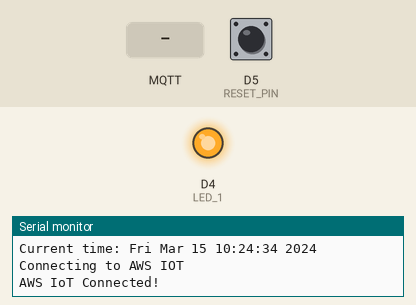
Bench run of a sketch on a simulated ESP8266 (NodeMCU). On the bench: output pins drawn as LEDs (lit = HIGH), the last lines printed to the serial monitor. Inputs (shaded band) come from the test bench; at power-on: D5 (RESET_PIN) HIGH. WiFi joins after 1.5 s; servers stay silent unless stated; the local clock reads 2024-03-15 10:24:30 at power-on unless the sketch sets it; no MQTT or app messages arrive unless stated; the modem accepts every AT command (registered, SIM ready, sends succeed) and sends nothing else; pins used as bus, display or sensor lines are not drawn. At 22.4 s the program restarts the board; the recording ends there.

Above: at 5.7 s.
5.8 s: D5 (RESET_PIN) pulled LOW for 1 s
At 6.9 s:
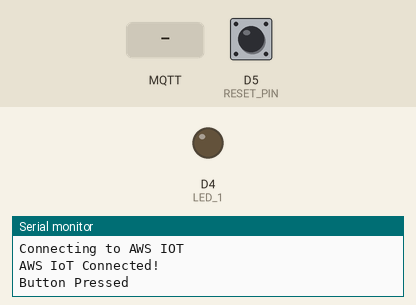
9.8 s: MQTT message "1" arrives on the first subscribed topic
12.8 s: MQTT message "on" arrives on the first subscribed topic
15.8 s: MQTT message "off" arrives on the first subscribed topic
18.8 s: D5 (RESET_PIN) driven LOW
Timing chart, 0 to 21.8 s (numbered marks = the images above; inputs shaded):
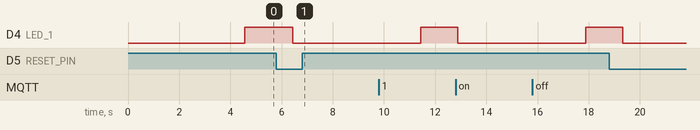

The sketch:

AWS_Iot.ino
```cpp
#include <ESP8266WiFi.h>
#include <WiFiClientSecure.h>
#include <PubSubClient.h>
#include <ArduinoJson.h>
#include <time.h>
#include "secrets.h"
#include <WiFiManager.h> // https://github.com/tzapu/WiFiManager
#include <SoftwareSerial.h>   // ESP Software Serial
#include <stdio.h>

unsigned long lastMillis = 0;
unsigned long previousMillis = 0;
const long interval = 5000;

#define AWS_IOT_PUBLISH_TOPIC   "esp8266/pub"
#define AWS_IOT_SUBSCRIBE_TOPIC "esp8266/sub"

WiFiClientSecure net;

BearSSL::X509List cert(cacert);
BearSSL::X509List client_crt(client_cert);
BearSSL::PrivateKey key(privkey);

PubSubClient client(net);

time_t now;
time_t nowish = 1510592825;

WiFiManager wifiManager; // WiFiManager object

StaticJsonDocument<400> mqqt_json;

#define RE        16  //D0      //MAX485 Receiver Enable pin
#define DE        5   //D1      //MAX485 Output Driver Enable pin
#define RX        4   //D2
#define TX        0   //D3

#define UInt16    uint16_t
#define RESET_PIN 14 //D5
SoftwareSerial softSerial;

// Built in LED used for debugging without terminal. Both LEDs turn on when initialisation is successful
#define LED_1 2            // LED 1 turns off when communicating with energy meter. Normal operation LED will flash
#define LED_2 16


// union used to convert data types, ie bytes to float
union
    {
    byte asBytes[4];
    float asFloat;
    long asLong;
    double asDouble;
    } data;


// ------------------------ VARIABLES------------------------------------

String mqqt_message_payload = "";

/*

    MODBUS Protocol Message Format - 32 bit IEEE 754 floating point format
    A =  Slave address of the SDM230 - Default is 0x01
    B =  Function code - 0x04=Holding Registers, 0x03=Input Registers
    C =  High byte register address
    D =  Low byte register address
    E =  Number of registers to read high byte - usually 0x00
    F =  Number of regsiters to read low byte - usually 0x02 since we onyl want to to read 1 regsiter
    G =  CRC low byte - I dont know why, but its swapped around
    H =  CRC high byte

 */

// List of commands with CRC - could not get the ModRTU_CRC to work so... here we are
//                                A    B    C    D    E    F    G    H
char V_a[]                 = {0x01,0x04,0x00,0x00,0x00,0x02,0x71,0xCB};
char V_b[]                 = {0x01,0x04,0x00,0x02,0x00,0x02,0xD0,0x0B};
char V_c[]                 = {0x01,0x04,0x00,0x04,0x00,0x02,0x30,0x0A};

char P_a[]             = {0x01,0x04,0x00,0x0C,0x00,0x02,0xB1,0xC8};
char P_b[]             = {0x01,0x04,0x00,0x0E,0x00,0x02,0x10,0x08};
char P_c[]             = {0x01,0x04,0x00,0x10,0x00,0x02,0x70,0x0E};

char Q_a[]             = {0x01,0x04,0x00,0x18,0x00,0x02,0xF1,0xCC};
char Q_b[]             = {0x01,0x04,0x00,0x1A,0x00,0x02,0x50,0x0C};
char Q_c[]             = {0x01,0x04,0x00,0x1C,0x00,0x02,0xB0,0x0D};

char S_a[]             = {0x01,0x04,0x00,0x12,0x00,0x02,0xD1,0xCE};
char S_b[]             = {0x01,0x04,0x00,0x14,0x00,0x02,0x31,0xCF};
char S_c[]             = {0x01,0x04,0x00,0x16,0x00,0x02,0x90,0x0F};

char E_a_import[]         = {0x01,0x04,0x01,0x5A,0x00,0x02,0x50,0x24};
char E_b_import[]         = {0x01,0x04,0x01,0x5C,0x00,0x02,0xB0,0x25};
char E_c_import[]         = {0x01,0x04,0x01,0x5E,0x00,0x02,0x11,0xE5};

char E_total_import[]     = {0x01,0x04,0x00,0x48,0x00,0x02,0xF1,0xDD};

char frequency[]              = {0x01,0x04,0x00,0x46,0x00,0x02,0x90,0x1E};

char current[]                = {0x01,0x04,0x00,0x06,0x00,0x02,0x91,0xCA};


String current_unix_time      = "";


void NTPConnect(void)
{
  Serial.print("Setting time using SNTP");
  configTime(TIME_ZONE * 3600, 0 * 3600, "pool.ntp.org", "time.nist.gov");
  now = time(nullptr);


  while (now < nowish)
  {
    delay(500);
    Serial.print(".");
    now = time(nullptr);
  }
  Serial.println(now);
  Serial.println("done!");
  struct tm timeinfo;
  gmtime_r(&now, &timeinfo);
  Serial.print("Current time: ");
  Serial.print(asctime(&timeinfo));
}


void messageReceived(char *topic, byte *payload, unsigned int length)
{
  Serial.print("Received [");
  Serial.print(topic);
  Serial.print("]: ");
  for (int i = 0; i < length; i++)
  {
    Serial.print((char)payload[i]);
  }
  Serial.println();
}


void connectAWS()
{
  delay(3000);
  WiFi.mode(WIFI_STA);
  //WiFi.begin(WIFI_SSID, WIFI_PASSWORD);

  //Serial.println(String("Attempting to connect to SSID: ") + String(WIFI_SSID));

  //while (WiFi.status() != WL_CONNECTED)
  //{
   // Serial.print(".");
   // delay(1000);
 // }

  // start WiFiManager
  wifiManager.autoConnect("AutoConnectAP");

  NTPConnect();

  net.setTrustAnchors(&cert);
  net.setClientRSACert(&client_crt, &key);

  client.setServer(MQTT_HOST, 8883);
  client.setCallback(messageReceived);


  Serial.println("Connecting to AWS IOT");

  while (!client.connect(THINGNAME))
  {
    Serial.print(".");
    delay(1000);
  }

  if (!client.connected()) {
    Serial.println("AWS IoT Timeout!");
    return;
  }
  // Subscribe to a topic
  client.subscribe(AWS_IOT_SUBSCRIBE_TOPIC);

  Serial.println("AWS IoT Connected!");
}

void publishMessage()
{

  char jsonBuffer[512];
  serializeJson(mqqt_json, jsonBuffer); // print to client
  client.publish(AWS_IOT_PUBLISH_TOPIC, jsonBuffer);
}


void setup()
{
  Serial.begin(38400);                                    // for debugging
  softSerial.begin(38400, SWSERIAL_8N1, RX, TX, false);   // UART - MODBUS

  connectAWS();
  unsigned status;
  pinMode(LED_1, OUTPUT);
  digitalWrite(LED_1,1);
  pinMode(RESET_PIN, INPUT_PULLUP);
//  pinMode(LED_2, OUTPUT);
//  digitalWrite(LED_2,1);

  pinMode(RE,OUTPUT);     //RS485 read enable pin
  pinMode(DE,OUTPUT);     //RS485 write enable pin

//  Enable trancever listening
  digitalWrite(RE,0);
  digitalWrite(DE,0);
}

void loop()
{
  //Serial.println();
  //delay(2000);
  checkButton();
  //now = time(nullptr);

  if (!client.connected())
  {
    connectAWS();
  }
  else
  {
    client.loop();
    if (millis() - lastMillis > 5000)
    {

      digitalWrite(LED_1,1);                                           // Debug LED 1 - Turns ON when successfully connected to Wifi
      mqqt_json["time"] = String(time(nullptr));                 // Debug LED 2 - Turns ON when successfully connected MQTT server

      mqqt_message_payload = "";                                       // Clears the message payload
      mqqt_json["V_a"] = send(V_a,sizeof(V_a),"V_a");
      mqqt_json["V_b"] = send(V_b,sizeof(V_b),"V_b");                                          // Gets voltage per phase
      mqqt_json["V_c"] = send(V_c,sizeof(V_c),"V_c");

      mqqt_json["P_a"] = send(P_a,sizeof(P_a),"P_a");
      mqqt_json["P_b"] = send(P_b,sizeof(P_b),"P_b");                                          // Gets real power per phase
      mqqt_json["P_c"] = send(P_c,sizeof(P_c),"P_c");

      mqqt_json["Q_a"] = send(Q_a,sizeof(Q_a),"Q_a");
      mqqt_json["Q_b"] = send(Q_b,sizeof(Q_b),"Q_b");                                          // Gets active power
      mqqt_json["Q_c"] = send(Q_c,sizeof(Q_c),"Q_c");

      mqqt_json["E_a"] = send(E_a_import,sizeof(E_a_import),"E_a");
      mqqt_json["E_b"] = send(E_b_import,sizeof(E_b_import),"E_b");                            // Gets energy imported per phase
      mqqt_json["E_c"] = send(E_c_import,sizeof(E_c_import),"E_c");

     // mqqt_message_payload += "T: " +  String(intToString( time(nullptr))) + ";";                      // adds unix time to msg payload
      //Serial.println(mqqt_message_payload);
                        // Sends data to cloud MQTT server
      mqqt_message_payload = "";                                        // Clears the message payload buffer for the next round
      digitalWrite(LED_1,0);                                            // Turns debug LED ON to indicate energy coms completed

      lastMillis = millis();
      publishMessage();

    }
  }
}

//-------------------- Supporting functions----------------------------------------
// converts float to string
String floatToString(float number){

  char string[10]; //size of the number
  sprintf(string, "%g", number);
  return string;
}

// converts float to string
String intToString(int number){
  char string[12]; //size of the number
  sprintf(string, "%d", number); // can also use itoa. no idea why I didn't. Theres also a method called "String()" that does the same thing. Thank you Ardiuno
  return string;
}

// Reverses the byte order and uses the union operator to convert from byte to float
float bytesArr_to_float(char *serialBuffer){
  // reverse the order because Adruino Nano & ESP 8266 is Little-Endian
  for(int i = 0; i< 4; i++) data.asBytes[i] = serialBuffer[6-i];
  return data.asFloat;
}


//--------------------------------- Request DATA from meter ---------------------------------------------
// sends commands to energy meter and automatically listens for response. Watchdog timer

String send(char *data, int len, String type){
  // Receiver Output Enable(RE) active LOW
  // Driver Output Enable (DE) active HIGH
  // To write, pull DE and RE HIGH

  bool state = 1;

  digitalWrite(RE,state);                       //RE high = disable
  digitalWrite(DE,state);                       //DE high = enabled so that it can stop listening and transmit
  softSerial.write(data,len);
  digitalWrite(RE,!state);                     //RE low = enabled - so that it can listen for the reply
  digitalWrite(DE,!state);                     //DE low = disabled
  return receive(type);                               // listens for response and returns the response
}


/*void send(char *data, String type){
  // Receiver Output Enable(RE) active LOW
  // Driver Output Enable (DE) active HIGH
  // To write, pull DE and RE HIGH

  bool state = 1;

  digitalWrite(RE,state);                       //RE high = disable
  digitalWrite(DE,state);                       //DE high = enabled so that it can stop listening and transmit
  softSerial.write(data,strlen(data));
  digitalWrite(RE,!state);                     //RE low = enabled - so that it can listen for the reply
  digitalWrite(DE,!state);                     //DE low = disabled
  receive(type);                               // listens for response
}

*/


//--------------------------------- Listen for DATA from meter ---------------------------------------------
String receive(String type){
  String dataMetric = "";
  char serialBuffer[9];
  int i = 0;
  delay(20);                      //wait a bit for the meter to respond
  // Receives MODBUS data
  if (Serial.available() > 0 )              // Check if bytes has been received, if it has, enter while loop and read all bytes
  {                                             // usually a terminating byte is needed as the while loop reads bytes faster than its received which causes the while
                                                // condition to become false since there is no more bytes in the RX buffer. But this works as is.
    //SDM230 replies with 9 bytes
    //The first 3 bytes are overhead stuff
    //Next 4 bytes is - Data of type float
    //Last 2 bytes is modbus CRC16

    memset(serialBuffer, 0, 9);                // Clear the receiving buffer
    lastMillis = millis();                      // setups timer to exit while loop or else WTD will reset the ESP

    while(Serial.available() > 0 )         // read all bytes for the RX buffer
    {
      serialBuffer[i] = Serial.read();
      //Serial.println(serialBuffer[i],HEX);   //debug, print as bytes
      i++;

      if (millis() - lastMillis > 300)        // exists while loop iif it gets stuck
        {
          //flash_LED(LED_2,5,50);
          Serial.println("Stuck in the while loop");
          break;
        }
    }

    float value = bytesArr_to_float( serialBuffer );    //convert data to float
    dataMetric = floatToString(value);           // converts float to String

    // the "type" is used to create a sudo json type string
    mqqt_message_payload +=  type +": " +  dataMetric + ";" ;         // builds the paidload string

    //Serial.println(type +": " +  dataMetric + ";" );  // for debugging
  }

  //Serial.println(data.asFloat);                       // for debugging
  // delay gives the energy meter time to process the next command. Meter does not respond if there is no delay. 50ms results in some errors
  delay(100);
  return dataMetric;
}


void checkButton(){
  // check for button press
  if ( digitalRead(RESET_PIN) == LOW ) {
    // poor mans debounce/press-hold, code not ideal for production
    delay(50);
    if( digitalRead(RESET_PIN) == LOW ){
      Serial.println("Button Pressed");
      // still holding button for 3000 ms, reset settings, code not ideaa for production
      delay(3000); // reset delay hold
      if( digitalRead(RESET_PIN) == LOW ){
        Serial.println("Button Held");
        Serial.println("Erasing Config, restarting");
        wifiManager.resetSettings();
        ESP.restart();
      }
    }
  }
}
```

secrets.h
```cpp
#define SECRET

const char WIFI_SSID[] = "Wifi";               //TAMIM2.4G
const char WIFI_PASSWORD[] = "12345678";           //0544287380

#define THINGNAME "ESP8266"

int8_t TIME_ZONE = +2; //NYC(USA): -5 UTC

const char MQTT_HOST[] = "a19xalmv20yqx7-ats.iot.us-west-2.amazonaws.com";


static const char cacert[] PROGMEM = R"EOF(
-----BEGIN CERTIFICATE-----
MIIDQTCCAimgAwIBAgITBmyfz5m/jAo54vB4ikPmljZbyjANBgkqhkiG9w0BAQsF
ADA5MQswCQYDVQQGEwJVUzEPMA0GA1UEChMGQW1hem9uMRkwFwYDVQQDExBBbWF6
b24gUm9vdCBDQSAxMB4XDTE1MDUyNjAwMDAwMFoXDTM4MDExNzAwMDAwMFowOTEL
MAkGA1UEBhMCVVMxDzANBgNVBAoTBkFtYXpvbjEZMBcGA1UEAxMQQW1hem9uIFJv
b3QgQ0EgMTCCASIwDQYJKoZIhvcNAQEBBQADggEPADCCAQoCggEBALJ4gHHKeNXj
ca9HgFB0fW7Y14h29Jlo91ghYPl0hAEvrAIthtOgQ3pOsqTQNroBvo3bSMgHFzZM
9O6II8c+6zf1tRn4SWiw3te5djgdYZ6k/oI2peVKVuRF4fn9tBb6dNqcmzU5L/qw
IFAGbHrQgLKm+a/sRxmPUDgH3KKHOVj4utWp+UhnMJbulHheb4mjUcAwhmahRWa6
VOujw5H5SNz/0egwLX0tdHA114gk957EWW67c4cX8jJGKLhD+rcdqsq08p8kDi1L
93FcXmn/6pUCyziKrlA4b9v7LWIbxcceVOF34GfID5yHI9Y/QCB/IIDEgEw+OyQm
jgSubJrIqg0CAwEAAaNCMEAwDwYDVR0TAQH/BAUwAwEB/zAOBgNVHQ8BAf8EBAMC
AYYwHQYDVR0OBBYEFIQYzIU07LwMlJQuCFmcx7IQTgoIMA0GCSqGSIb3DQEBCwUA
A4IBAQCY8jdaQZChGsV2USggNiMOruYou6r4lK5IpDB/G/wkjUu0yKGX9rbxenDI
U5PMCCjjmCXPI6T53iHTfIUJrU6adTrCC2qJeHZERxhlbI1Bjjt/msv0tadQ1wUs
N+gDS63pYaACbvXy8MWy7Vu33PqUXHeeE6V/Uq2V8viTO96LXFvKWlJbYK8U90vv
o/ufQJVtMVT8QtPHRh8jrdkPSHCa2XV4cdFyQzR1bldZwgJcJmApzyMZFo6IQ6XU
5MsI+yMRQ+hDKXJioaldXgjUkK642M4UwtBV8ob2xJNDd2ZhwLnoQdeXeGADbkpy
rqXRfboQnoZsG4q5WTP468SQvvG5
-----END CERTIFICATE-----
)EOF";


// Copy contents from XXXXXXXX-certificate.pem.crt here ▼
static const char client_cert[] PROGMEM = R"KEY(
-----BEGIN CERTIFICATE-----
MIIDWjCCAkKgAwIBAgIVALm47qYP5HXgVHW5n9Rx9H647N7cMA0GCSqGSIb3DQEB
CwUAME0xSzBJBgNVBAsMQkFtYXpvbiBXZWIgU2VydmljZXMgTz1BbWF6b24uY29t
IEluYy4gTD1TZWF0dGxlIFNUPVdhc2hpbmd0b24gQz1VUzAeFw0yMzA3MDgxMTU3
MzNaFw00OTEyMzEyMzU5NTlaMB4xHDAaBgNVBAMME0FXUyBJb1QgQ2VydGlmaWNh
dGUwggEiMA0GCSqGSIb3DQEBAQUAA4IBDwAwggEKAoIBAQC2h+XPBOw8Xzajkbay
jO4dNuXSEK4lbdE5YO33DeM2Kkc/kPXFJ2Y9NaaO3SrzC4He72FCdKRH47P9L4O6
zcLbLmPZ9w+x43YAJkC+WGCe+33uNrNUE7f9lHdvmfBngzwldqA4r+tUhhYzTMUf
CuNlZ1Djl30PzeZwF6iQutvNlQ+5UVLWfH9rI9IQ+iZp1mrX/sz/oO2UJBfglzye
11bo9eRgczB1MhIvQNszoKL4g63lK9hgSG8FNehp31nT5IUCukd3AZbLKrMO98zy
TttcX8jQPayyOgJTy0/+7ZXV9Bk/ywUGFLmJP82JU1117ehlvoFHEFhBEw+k9NtI
4QLDAgMBAAGjYDBeMB8GA1UdIwQYMBaAFGFz3joE9IQFQOxh2hMFqE6VwdkhMB0G
A1UdDgQWBBSKP5bOn350vEA1c3WbHqwjkPTDoTAMBgNVHRMBAf8EAjAAMA4GA1Ud
DwEB/wQEAwIHgDANBgkqhkiG9w0BAQsFAAOCAQEAOkCwfLRd12EPHkuLkDNX8cJA
i85wBcCO+NyYvxHh4depEEmbRV/d2O39CGGt816pnW+vU79N7EfgsGOmy0B/Bh6Q
wF9nfNtpgEm5D/hwg3hMerQrgqGdX8ngyV+/Ts9XULHbTjIkt1FBjh/HiNMYBMGv
a64kE66aU94yRPqiJ1uwJer7wsOTBE3YUb22UXuuQLr35W1wyVF42KIVz0XDM05k
D2/rH9HNWkIpFzDO0Oy481Bkh6nYlZFxaEE4fQBEBFpybHPq7pWZPwlXRuYa7TwC
GCXCpHdGKHcwJiECMY5QjlC53ioRNIfxpECnok4HbvBOpD4ze7NPLIJqT0icYA==
-----END CERTIFICATE-----
)KEY";


// Copy contents from  XXXXXXXX-private.pem.key here ▼
static const char privkey[] PROGMEM = R"KEY(
-----BEGIN RSA PRIVATE KEY-----
MIIEogIBAAKCAQEAtoflzwTsPF82o5G2sozuHTbl0hCuJW3ROWDt9w3jNipHP5D1
xSdmPTWmjt0q8wuB3u9hQnSkR+Oz/S+Dus3C2y5j2fcPseN2ACZAvlhgnvt97jaz
VBO3/ZR3b5nwZ4M8JXagOK/rVIYWM0zFHwrjZWdQ45d9D83mcBeokLrbzZUPuVFS
1nx/ayPSEPomadZq1/7M/6DtlCQX4Jc8ntdW6PXkYHMwdTISL0DbM6Ci+IOt5SvY
YEhvBTXoad9Z0+SFArpHdwGWyyqzDvfM8k7bXF/I0D2ssjoCU8tP/u2V1fQZP8sF
BhS5iT/NiVNdde3oZb6BRxBYQRMPpPTbSOECwwIDAQABAoIBAGCACGciWyKv09s2
Nji/eUPIukgMuYTgQjTroeNzXCROxcw9fzH0WoER1DTDiOlltAuA0xKnSBMZtxas
ACDKl7H5HKEnlQyfDMuXbbM0ViC3JSTDlptksWlHDL3bzNVs9Gd6B8rwdqIBIcuN
UsnOn9oEfSdV97BbUvEAEQYzQ/Gzb10v76Hybew6UaGYkkHFB5Avu9E8uRyacsKE
tJXMhGsxZXAa1ZNtejEM2PHtm41sT/6sGDQVbofdWRt1/5ufB57UAsjVHaQfXSMv
QemuHABKSKtyZKZjScKzyN8CoDOwdM56gLkKo7O6hjQ5P3dnKatw65yupggogFKM
pOf8wsECgYEA7DM6EsJvnUCScU/fVoaNRsDAUBZmr8uPwrDieZpfUKMNhX2J67Po
Oym/+ZK63/KfIJBzbPzIy5/aCFezH/duPHm2fCeJkLTFn9tyIfhJ3ekuszqjDBYl
8WpTPDGbhG60DzwnZGPOtK1xpMD13lzJ4G6Mv6ynWXZjCL2WkhVtqP0CgYEAxdTy
cvUAxGKpCYo8TFqDaZBsFx5cvlXSsnt8ytxESbfisQlUcysSDxFF72jupZCA+RBr
aLo6hVRds1HW6M+lQDd6HjRHkN2dCqu3hJuuh/Qe3yl4ssATeVAZmFzAbgoH4dQA
q6k5N2idjsEoctueYNiOkGIfNR8bEcHbThKiBr8CgYBDxksymNIYCDA9DVMja8Zb
9/D2yga7CKj+j2zcwbv50l+N30DU/jFz0H4CaeTvX5njaS+FpV8kdoDEhg2i7YeX
GMGRDHM/r29JeFlef/UKFN/Ok9O3Ix/ODtlFW2KpdG58NKGE/9KPK3mBcdDa9jsD
CBWg5jS6yeqO1n+++SEXLQKBgFUXlDVIFs1h1m1pDSiWYiHc4fFLuP6RcbAdl362
IZVHx/T4G1/yLbFXb6pbixKhxifbHSgNujAxKqB/2h2Hev/VHOyy9flkqTC2zZf3
Uqndog3BC85u+bFbd7bmZkque9dx1dwATMD9eY+2m4xT1Jq5axDFc8DooT8RECBT
uWeHAoGAJqrK8/oNqPwGRfm4WhLbFn47TmQqfG66zpQuxVZWtmrRC6jaPVYL7XuT
gfYfpUj4g3pD+O31dGW3Wp71ZZSIP5h4ih7KPYXrBMg6KN5fhyZ+6tDt16Y8arDq
DHJG97eto67OvNs0jC6Zgb66VcMJazriH0uHihtsOZ5tJpHiBEw=
-----END RSA PRIVATE KEY-----
)KEY";
```
